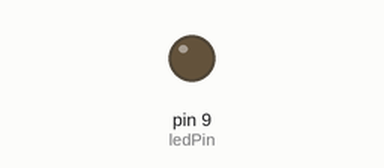
This sketch was run on a simulated Arduino Uno, built with avr-gcc and run on an emulated ATmega328P. Shown: output pins drawn as LEDs (lit = HIGH).

Above: at 0.05 s.
At 6.45 s:
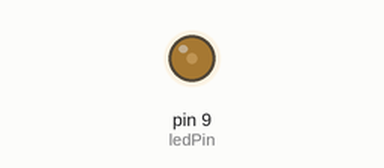
At 19.95 s:
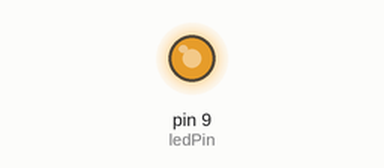
At 39.85 s:
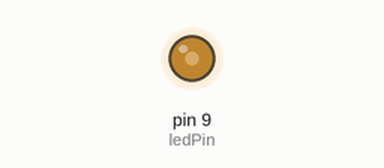
Timing chart, 0 to 40.0 s (numbered marks = the images above):
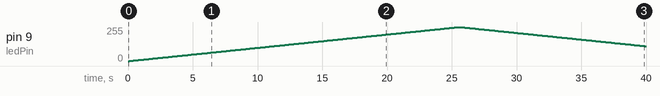

The sketch:

sketch_jun21a.ino
```cpp
int ledPin=9;
void setup(){}
void loop(){
    for (int i=0; i<=255; i++)  {
        analogWrite(ledPin,i);
        delay(100);
   }
for (int i=255 ; i<=255; i--) {
  analogWrite(ledPin,i);
  delay(100);
}

}
```

Measured:
- by itself, pin 9 (ledPin): rises from 0/255 to 255/255 in 25.4 s, then falls to 112/255 in 14.4 s
